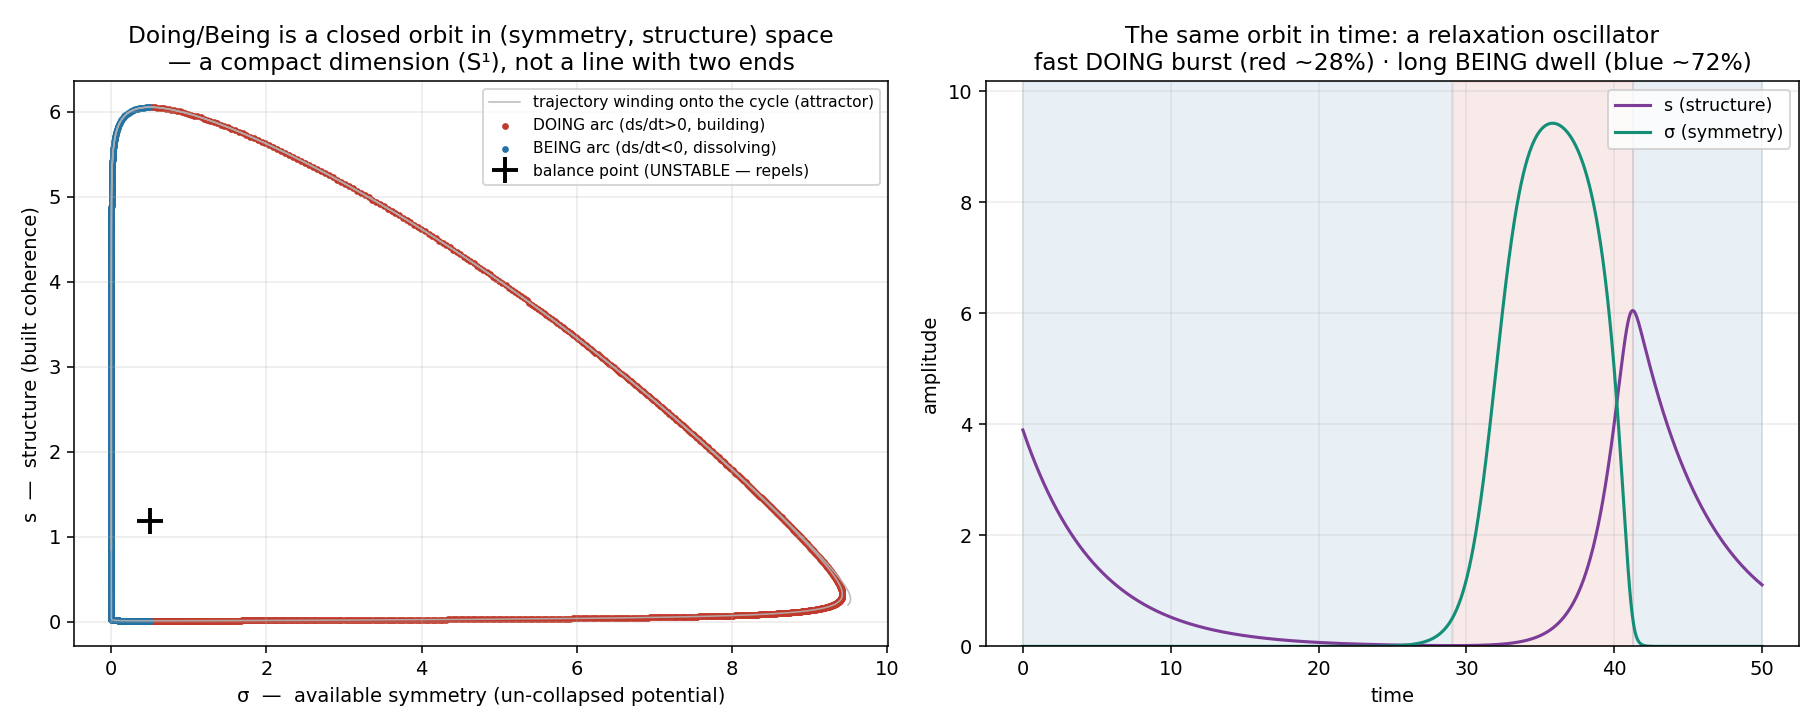

Reproduce this figure in Python.
#!/usr/bin/env python
"""Figure for the doing/being bridgehead: the limit cycle as a compact dimension. (2026-06-18 AM drive)
Two panels: (L) phase portrait — the attracting limit cycle with doing-arc / being-arc colored, plus an
off-cycle trajectory spiraling ONTO it (proves attractor); (R) time series with doing/being phases shaded.
"""
import numpy as np
from scipy.integrate import solve_ivp
import matplotlib
matplotlib.use("Agg")
import matplotlib.pyplot as plt

r, K, a, h, e, m = 1.0, 10.0, 1.0, 0.5, 0.5, 0.2
def f(t, y):
    sym, st = y
    cons = a*sym*st/(1 + a*h*sym)
    return [r*sym*(1 - sym/K) - cons, e*cons - m*st]

# settled limit cycle
sol = solve_ivp(f,(0,400),(5,1),t_eval=np.linspace(350,400,4000),rtol=1e-10,atol=1e-12)
sym,st = sol.y; dst = np.gradient(st)
# transient spiraling onto it from far IC
tr = solve_ivp(f,(0,60),(9.5,0.2),t_eval=np.linspace(0,60,3000),rtol=1e-10,atol=1e-12)

fig,(ax1,ax2)=plt.subplots(1,2,figsize=(13,5.2))
# L: phase portrait
doing = dst>0
ax1.plot(tr.y[0],tr.y[1],color="0.7",lw=0.8,alpha=0.9,label="trajectory winding onto the cycle (attractor)")
ax1.scatter(sym[doing],st[doing],s=6,color="#c0392b",label="DOING arc (ds/dt>0, building)")
ax1.scatter(sym[~doing],st[~doing],s=6,color="#2471a3",label="BEING arc (ds/dt<0, dissolving)")
sx=m/(a*(e-m*h)); sy=r*(1-sx/K)*(1+a*h*sx)/a
ax1.plot(sx,sy,"k+",ms=13,mew=2,label="balance point (UNSTABLE — repels)")
ax1.set_xlabel("σ  —  available symmetry (un-collapsed potential)")
ax1.set_ylabel("s  —  structure (built coherence)")
ax1.set_title("Doing/Being is a closed orbit in (symmetry, structure) space\n— a compact dimension (S¹), not a line with two ends")
ax1.legend(fontsize=8,loc="upper right"); ax1.grid(alpha=0.25)
# R: time series
t2=sol.t-sol.t[0]
ax2.plot(t2,st,color="#7d3c98",lw=1.6,label="s (structure)")
ax2.plot(t2,sym,color="#148f77",lw=1.6,label="σ (symmetry)")
ytop=max(sym.max(),st.max())*1.08
ax2.fill_between(t2,0,ytop,where=doing,color="#c0392b",alpha=0.10)
ax2.fill_between(t2,0,ytop,where=~doing,color="#2471a3",alpha=0.10)
ax2.set_xlabel("time"); ax2.set_ylabel("amplitude")
ax2.set_title("The same orbit in time: a relaxation oscillator\nfast DOING burst (red ~28%) · long BEING dwell (blue ~72%)")
ax2.legend(fontsize=9,loc="upper right"); ax2.grid(alpha=0.25); ax2.set_ylim(0,ytop)
plt.tight_layout()
plt.savefig("ouroboros-doing-being-figure-2026-06-18.png",dpi=140)
print("saved ouroboros-doing-being-figure-2026-06-18.png")
